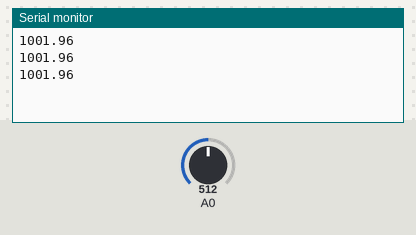
Bench run of a sketch on a simulated Arduino Uno, built with avr-gcc and run on an emulated ATmega328P. Parts: the last lines printed to the serial monitor. The inputs (shaded band) are chosen by the test bench; at power-on: A0 = 512.

Above: at 1.3 s.
1.4 s: A0 set to 1007
At 1.9 s:
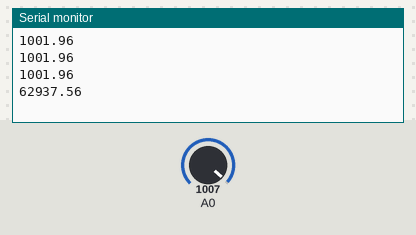
2.9 s: A0 set to 1023
At 3.3 s:
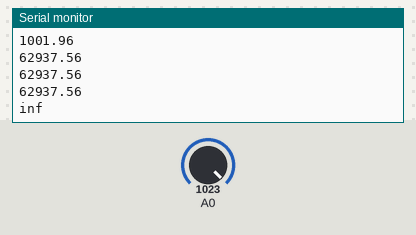

The sketch:

findresistor.ino
```cpp
void setup() {
  // put your setup code here, to run once:
  Serial.begin(9600);
  pinMode(A0, INPUT);
}

void loop() {
  // put your main code here, to run repeatedly:
  float value = 5.0 / 1023 * (analogRead(A0));
  float resistor = 1000 * (value / (5 - value));
  Serial.println(resistor);
  delay(500);
}
```

Measured:
- the behaviour switches between 1022 and 1023 on A0 (found by bisection; images 1 and 2)
- after the input at 1.4 s, the serial monitor: prints a new line after 0.10 s (image 1)
- after the input at 2.9 s, the serial monitor: prints a new line after 0.10 s (image 2)
